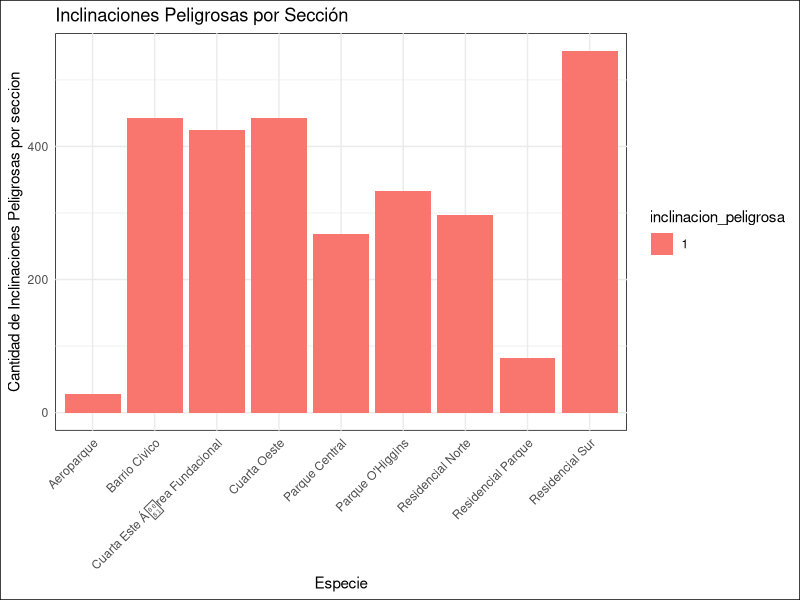

This chart was generated by the following R code:
# Cargar la librería ggplot2
library(ggplot2)
library(dplyr)  # Para manipulación de datos

# Leer el archivo CSV
dataset <- read.csv("../../data/arbolado-mendoza-dataset-train.csv")

# Verificar la estructura del conjunto de datos
str(dataset)
print(names(dataset))
# Asegúrate de que la variable inclinación_peligrosa es un factor
dataset$inclinacion_peligrosa <- as.factor(dataset$inclinacion_peligrosa)

# Filtrar los datos para quedarnos solo con inclinaciones peligrosas = 1
dataset_filtered <- dataset %>%
  filter(inclinacion_peligrosa == 1)

# Agrupar y contar las inclinaciones peligrosas por seccion
data_summary <- dataset_filtered %>%
  group_by(nombre_seccion, inclinacion_peligrosa) %>%
  summarise(count = n(), .groups = "drop")

# Crear un gráfico de barras
plot <- ggplot(data_summary, aes(x = nombre_seccion, y = count, fill = inclinacion_peligrosa)) +
  geom_bar(stat = "identity", position = "dodge") +  # Usar "dodge" para mostrar barras lado a lado
  labs(title = "Inclinaciones Peligrosas por Sección", 
       x = "Especie", 
       y = "Cantidad de Inclinaciones Peligrosas por seccion") +
  theme_minimal() +
  theme(
    panel.background = element_rect(fill = "white"),  # Fondo del panel blanco
    plot.background = element_rect(fill = "white"),  # Fondo del gráfico blanco
    axis.text.x = element_text(angle = 45, hjust = 1)  # Rotar etiquetas del eje x si es necesario
  )

ggsave("inclinacion_peligrosa_seccion.jpg", plot = plot, width = 10, height = 6)
